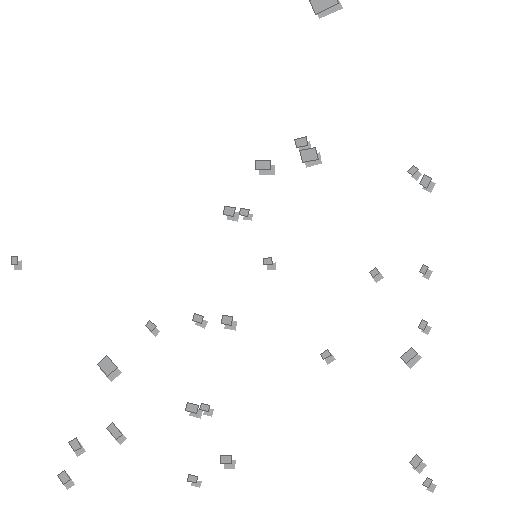
#> input picture веб/слой_зданий/6/10/29.webp, 512 x 512 px, found by its file name
$ python 'чистый_стык.py'
#> lines starting #> are read from the running program, lines starting #| are printed output that depends on the picture
import os
from PIL import Image

tiles_dir = r"C:\Users\efeom\.gemini\antigravity\scratch\карта-алтис\веб\тайлы\6"

# Load clean tile 39, 29
t39_29 = Image.open(os.path.join(tiles_dir, "39", "29.webp"))
#> t39_29 is the input picture: PIL image 512x512 RGBA; mean R, G, B, A 1, 1.1, 1.2, 2.5
# [12 lines of commented-out code are left out]
clean_crop = t39_29.crop((218 - 100, 165 - 100, 218 + 100, 165 + 100))
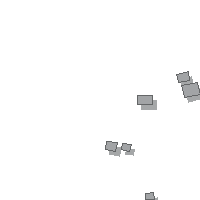
#> clean_crop: PIL image 200x200 RGBA; mean R, G, B, A 1.6, 1.7, 1.8, 3.8; transparent parts drawn white
clean_crop.save(r"C:\temp\clean_junction.png")
print("Saved clean_junction.png (center is vector junction 218, 165)")
